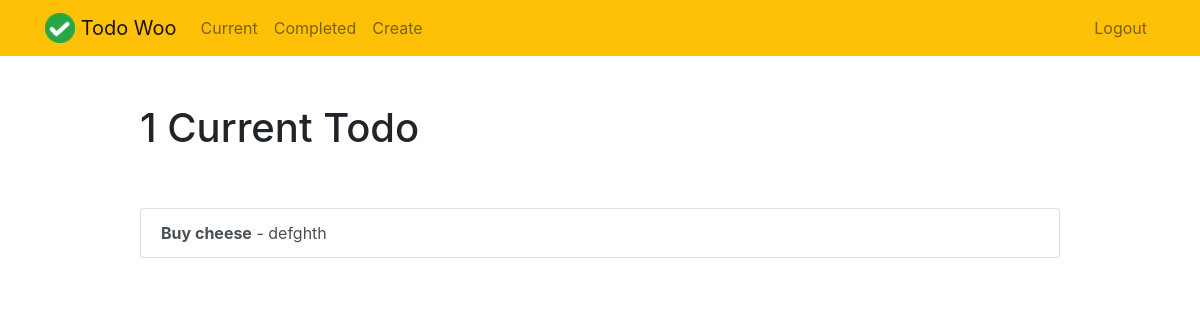
Before: /completed/ (signed in) with the older database file.
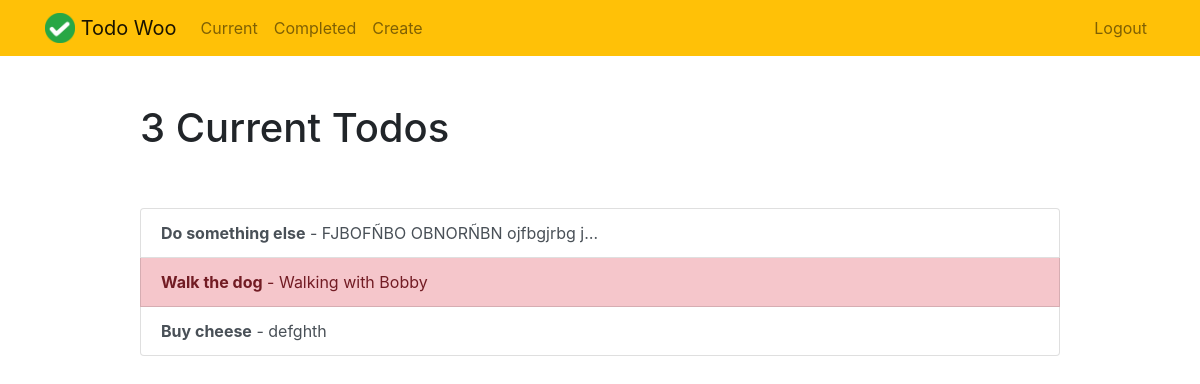
After: the same page with the newer database file.
### todo/models.py (models this page shows, shortened)
class Todo(models.Model):
    title = models.CharField(max_length=100)
    memo = models.TextField(blank=True)
    created = models.DateTimeField(auto_now_add=True)
    datecompleted = models.DateTimeField(null=True, blank=True)
    important = models.BooleanField(default=False)
    user = models.ForeignKey(User, on_delete=models.CASCADE)

### todo/views.py (the view)
# urls.py: path('completed/', views.completedtodos, name='completedtodos'),
@login_required
def completedtodos(request):
    todos = Todo.objects.filter(user=request.user, datecompleted__isnull=False).order_by('-datecompleted')
    return render(request, 'todo/currenttodos.html', {'todos': todos})

### todo/templates/todo/currenttodos.html
{% extends "todo/base.html" %}
{% block content %}
    <div class="row justify-content-center mt-5">
        <div class="col-md-10">
            {% if todos %}
                 <h1>{{ todos.count }} Current Todo{{ todos.count|pluralize }}</h1>
            {% else %}
                           <h1>Current Todos</h1>
            {% endif %}
        </div>
    </div>
    <div class="row justify-content-center mt-5">
        <div class="col-md-10">
        {% if todos %}
            <div class="list-group">
                {% for todo in todos %}
                    <a href="{% url 'viewtodo' todo.id %}" class="list-group-item list-group-item-action{% if todo.important %} list-group-item-danger{% endif %}"><b>{{ todo.title }}</b>{% if todo.memo %} - {{ todo.memo|truncatechars:30 }}{% endif %}</a>
                {% endfor %}
            </div>
        {% else %}
            <div class="text-center">
                <h2>Looks like you don't have any todos! Nice work.</h2>
            <br>
            <a role="button" class="btn btn-primary" href="{% url 'createtodo' %}">New Todo</a>
            </div>
        {% endif %}
        </div>
    </div>
{% endblock %}

### todo/templates/todo/base.html (shortened to what this page needs)
{% load static %}
<!doctype html>
<html lang="en">
<head>
    <link rel="stylesheet" href="https://stackpath.bootstrapcdn.com/bootstrap/4.4.1/css/bootstrap.min.css">
</head>
<body>
<nav class="navbar navbar-expand-md navbar-light bg-warning">
<div class="container">
    <a class="navbar-brand" href="{% url 'home' %}">
         <img src="{% static 'todo/logo.png' %}" width="30" height="30" class="d-inline-block align-top">
        <span>Todo Woo</span>
    </a>
    <div class="collapse navbar-collapse" id="navbarNav">
    {% if user.is_authenticated %}
        <ul class="navbar-nav mr-auto">
                <li class="nav-item {{ current }}">
                    <a class="nav-link" href="{% url 'currenttodos' %}">Current</a>
                </li>
                <li class="nav-item {{ completed }}">
                    <a class="nav-link" href="{% url 'completedtodos' %}">Completed</a>
                </li>
                <li class="nav-item {{ create }}">
                    <a class="nav-link" href="{% url 'createtodo' %}">Create</a>
                </li>
        </ul>
    {% endif %}
    <ul class="navbar-nav ml-auto">
            {% if user.is_authenticated %}
                <li class="nav-item">
                    <a href="#" onclick="$('#signOutBtn').click()" class="nav-link">Logout</a>
                </li>
            {% endif %}
        </ul>
    </div>
</div>
</nav>
<div class="container">
{% block content %}{% endblock %}
</div>
</body>
</html>

Changed rows visible on the page:
now on this page (row edited): Todo: title "Do something else", memo "FJBOFÑBO OBNORÑBN ojfbgjrbg j…"
now on this page (row edited): Todo: title "Walk the dog", memo "Walking with Bobby", important True (drawn)
Other visible differences:
{{ todos.count }}: "1" → "3"
